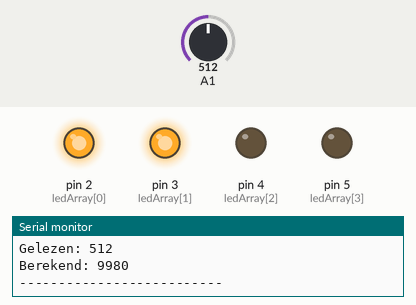
The sketch below on a simulated Arduino Uno, built with avr-gcc and run on an emulated ATmega328P. Parts: output pins drawn as LEDs (lit = HIGH), the last lines printed to the serial monitor. Inputs (shaded band) come from the test bench; at power-on: A1 = 512.

Above: at 1.8 s.
1.9 s: A1 set to 529
3.4 s: A1 set to 557
At 5.0 s:
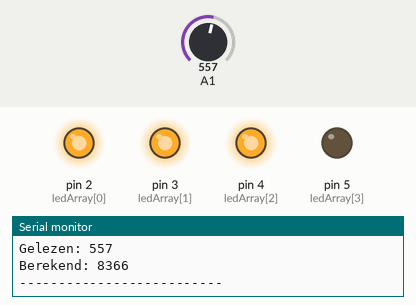
5.5 s: A1 set to 306
At 6.6 s:
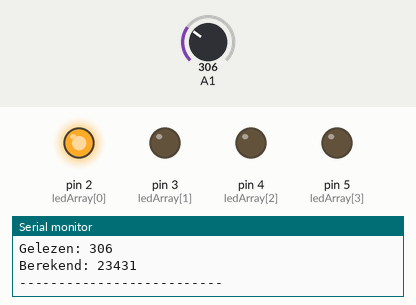
7.5 s: A1 set to 197
9.2 s: A1 set to 168
At 11.0 s:
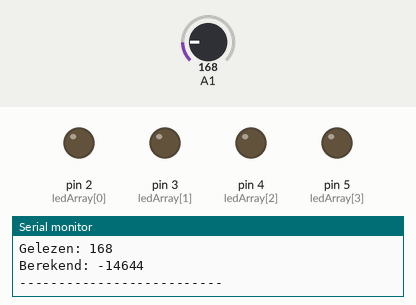
11.5 s: A1 set to 511
At 12.5 s:
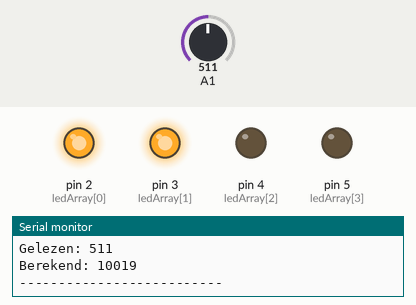
Timing chart, 0 to 14.5 s (numbered marks = the images above; inputs shaded):
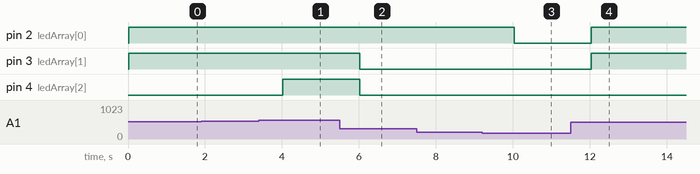

Measured:
- the behaviour switches between 545 and 546 on A1 (found by bisection; images 0 and 1)
- the behaviour switches between 182 and 181 on A1 (found by bisection; images 2 and 3)
- after the input at 3.4 s, pin 4 (ledArray[2]): LOW → HIGH after 0.63 s
- after the input at 5.5 s, pin 3 (ledArray[1]), pin 4 (ledArray[2]): HIGH → LOW after 0.53 s
- after the input at 9.2 s, pin 2 (ledArray[0]): HIGH → LOW after 0.83 s
- after the input at 11.5 s, pin 2 (ledArray[0]), pin 3 (ledArray[1]): LOW → HIGH after 0.53 s

The sketch:

Licht.ino
```cpp
// één vd 5 bereiken
#define bereik 182

const byte ledArray[] = {2,3,4,5};
int gelezen = 0;
int berekend = 0;

void setup() {
  Serial.begin(9600);
  for (int x = 0; x < sizeof(ledArray); x++) {
    pinMode(ledArray[x],OUTPUT);
  }
  pinMode(15,INPUT);
  Serial.println("--------------------------");
}

void loop() {
  gelezen = analogRead(15);
  berekend = ((long)(1023 - gelezen) * 10000) / gelezen;
  Serial.print("Gelezen: ");
  Serial.print(gelezen);
  Serial.println();
  Serial.print("Berekend: ");
  Serial.print(berekend);
  Serial.println();
  Serial.println("--------------------------");

  // alles uit
  for (int x = 0; x < sizeof(ledArray); x++) {
    digitalWrite(ledArray[x],0);
  }

  switch (gelezen / bereik) {
    case 0:
      // staat al goed
      break;
    case 1:
      for (int x = 0; x < 1; x++) {
        digitalWrite(ledArray[x],1);
      }
      break;
    case 2:
      for (int x = 0; x < 2; x++) {
        digitalWrite(ledArray[x],1);
      }
      break;
    case 3:
      for (int x = 0; x < 3; x++) {
        digitalWrite(ledArray[x],1);
      }
      break;
    case 4:
      for (int x = 0; x < 4; x++) {
        digitalWrite(ledArray[x],1);
      }
      break;
    default:
      // if nothing else matches, do the default
      // default is optional
    break;
  }
  delay(1000);
}
```
